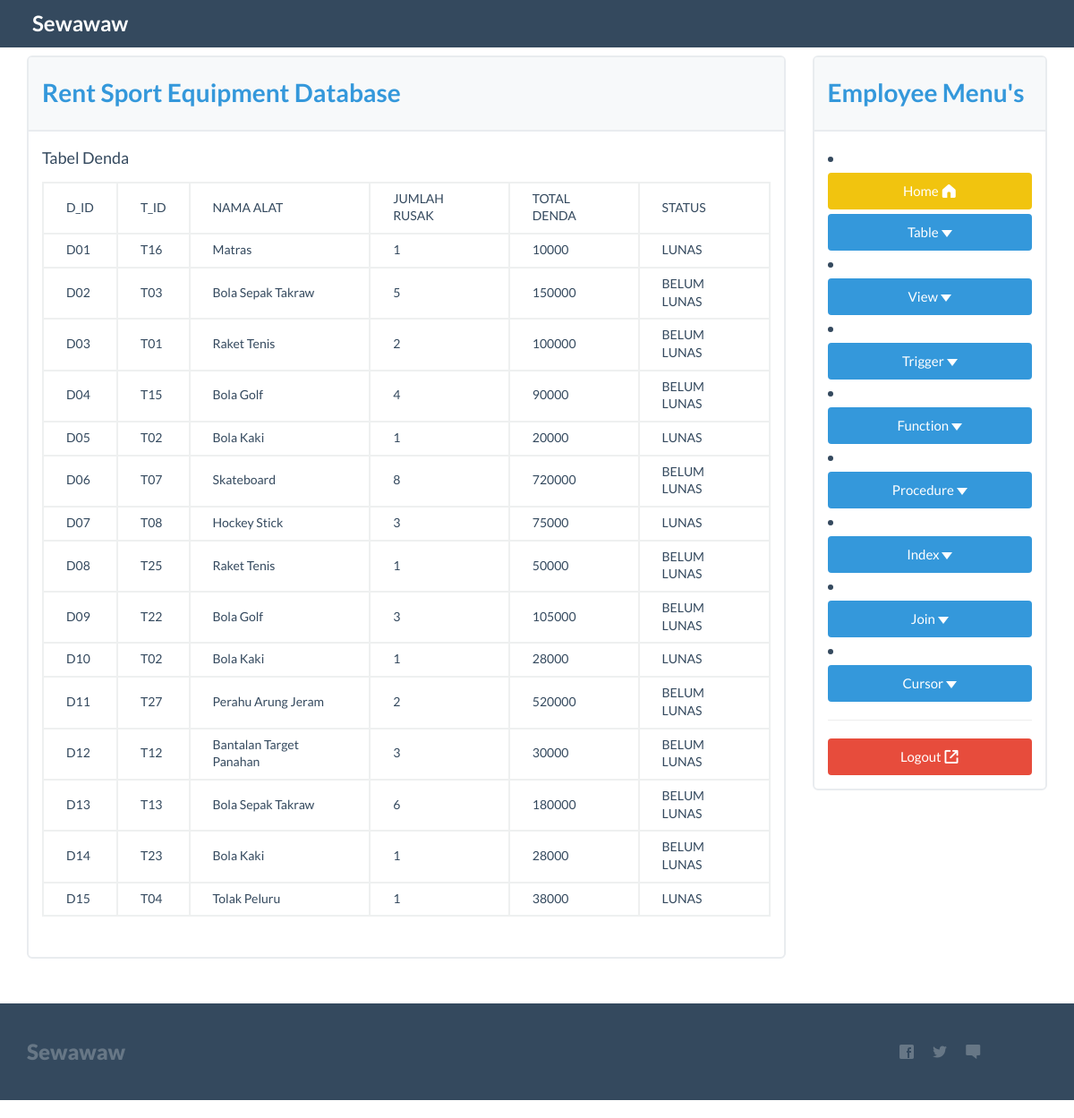
The page /denda.php on the database its author committed.
### tables this page shows
CREATE TABLE denda(
 d_id CHAR(3) NOT NULL,
 t_id CHAR(3) NOT NULL,
 d_namaalat VARCHAR(50),
 d_jumlahrusak INT,
 d_totaldenda INT,
 d_status VARCHAR(20),
 PRIMARY KEY(d_id),
 FOREIGN KEY(t_id) REFERENCES transaksi(t_id)
 );

### denda.php (the view, shortened to what this page needs)
<!DOCTYPE html>
<html lang="en">
<head>
  <link rel="stylesheet" href="css/bootstrap.min.css">
    <link href="css/flat-ui-pro.css" rel="stylesheet">
</head>
<body>
<?php
include ("inc/navbar.php");?>
<div class="container">
	<br>
	<br>
  <div class="row">
    <div class="col-md-9" name="maincontent" id="maincontent">
		<div id="exercise" name="exercise" class="panel panel-info">
		<div class="panel-heading"><h5>Rent Sport Equipment Database</h5></div>
			<div class="panel-body">
				Tabel Denda<br>
			<table class="table table-bordered" style="margin-top:10px;">
				<tr >
			      <td>D_ID</td>
			      <td>T_ID</td>
			      <td>NAMA ALAT</td>
			      <td>JUMLAH RUSAK</td>
			      <td>TOTAL DENDA</td>
			      <td>STATUS</td>
			    </tr>
				 <?php
				      include 'inc/dbconn.php';
				     $query = "SELECT * FROM denda ORDER BY D_ID ASC";
				     $qr = mysqli_query($sqlconnect,$query);
				      while($data = mysqli_fetch_array($qr))
				      {
				        echo "<tr>";
				        echo "<td>$data[d_id]</td>";
				        echo "<td>$data[t_id]</td>";
				        echo "<td>$data[d_namaalat]</td>";
				        echo "<td>$data[d_jumlahrusak]</td>";
				        echo "<td>$data[d_totaldenda]</td>";
				        echo "<td>$data[d_status]</td>";
				        echo "</tr>";
				      }
				      ?>
				    </table>
			</div>
		</div>
    </div>
   <div class="col-md-3">
		<?php
		include ("inc/sidebar-menu.php");?>
    </div>
  </div>
</div>
<?php
include ("inc/footer.php");?>
</body>
</html>

### rows shown on the page
denda: d_id "D01", t "T16", d_namaalat "Matras", d_jumlahrusak "1", d_totaldenda "10000", d_status "LUNAS"
denda: d_id "D02", t "T03", d_namaalat "Bola Sepak Takraw", d_jumlahrusak "5", d_totaldenda "150000", d_status "BELUM LUNAS"
denda: d_id "D03", t "T01", d_namaalat "Raket Tenis", d_jumlahrusak "2", d_totaldenda "100000", d_status "BELUM LUNAS"
denda: d_id "D04", t "T15", d_namaalat "Bola Golf", d_jumlahrusak "4", d_totaldenda "90000", d_status "BELUM LUNAS"
denda: d_id "D05", t "T02", d_namaalat "Bola Kaki", d_jumlahrusak "1", d_totaldenda "20000", d_status "LUNAS"
denda: d_id "D06", t "T07", d_namaalat "Skateboard", d_jumlahrusak "8", d_totaldenda "720000", d_status "BELUM LUNAS"
denda: d_id "D07", t "T08", d_namaalat "Hockey Stick", d_jumlahrusak "3", d_totaldenda "75000", d_status "LUNAS"
denda: d_id "D08", t "T25", d_namaalat "Raket Tenis", d_jumlahrusak "1", d_totaldenda "50000", d_status "BELUM LUNAS"
denda: d_id "D09", t "T22", d_namaalat "Bola Golf", d_jumlahrusak "3", d_totaldenda "105000", d_status "BELUM LUNAS"
denda: d_id "D10", t "T02", d_namaalat "Bola Kaki", d_jumlahrusak "1", d_totaldenda "28000", d_status "LUNAS"
denda: d_id "D11", t "T27", d_namaalat "Perahu Arung Jeram", d_jumlahrusak "2", d_totaldenda "520000", d_status "BELUM LUNAS"
denda: d_id "D12", t "T12", d_namaalat "Bantalan Target Panahan", d_jumlahrusak "3", d_totaldenda "30000", d_status "BELUM LUNAS"
denda: d_id "D13", t "T13", d_namaalat "Bola Sepak Takraw", d_jumlahrusak "6", d_totaldenda "180000", d_status "BELUM LUNAS"
denda: d_id "D14", t "T23", d_namaalat "Bola Kaki", d_jumlahrusak "1", d_totaldenda "28000", d_status "BELUM LUNAS"
denda: d_id "D15", t "T04", d_namaalat "Tolak Peluru", d_jumlahrusak "1", d_totaldenda "38000", d_status "LUNAS"
